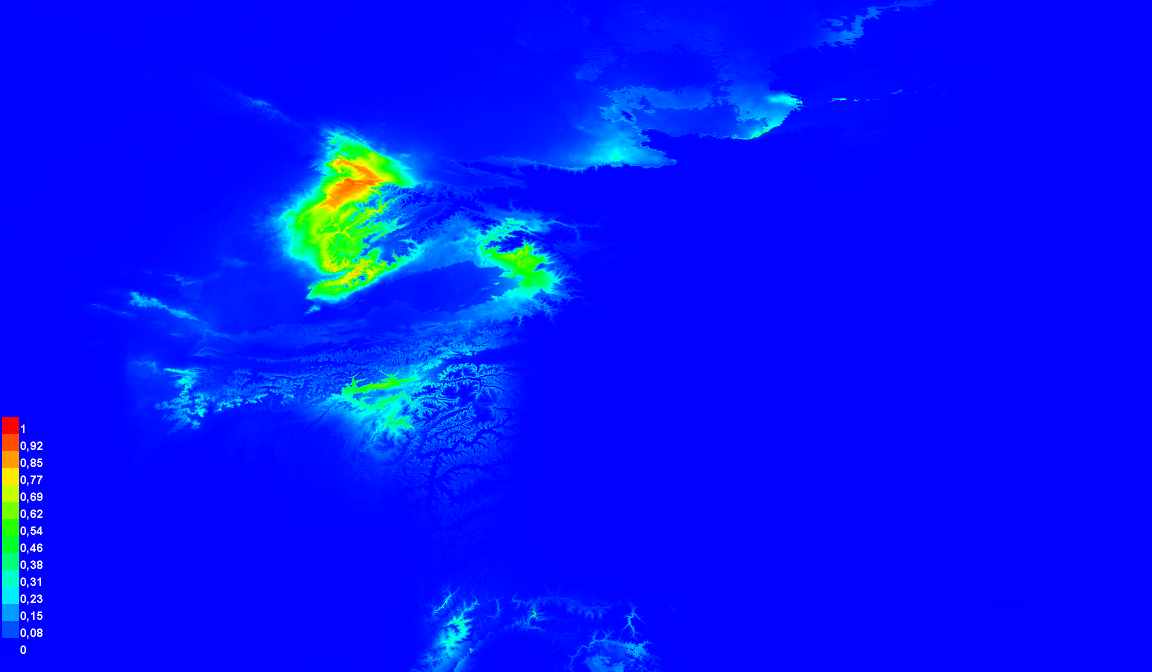
#> input picture 13. Processing files (PIL)/image.png, 2304 x 1344 px (shown at 1/2 size)
$ python HomeWork13.1.py
#> lines starting #> are read from the running program, lines starting #| are printed output that depends on the picture
from PIL import Image

image1 = Image.open('image.png')
#> image1 is the input picture: PIL image 2304x1344 RGB; mean R, G, B 2.1, 18.5, 250.5
print (image1.mode)
#| RGB
# RGB
print (image1.size)
#| (2304, 1344)
# (2304, 1344)
print (image1.format)
#| PNG
# PNG
with image1 as im:
    im.thumbnail((128, 128))
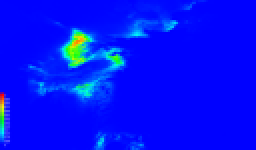
#> im: PIL image 128x75 RGB (shown 2 times larger); mean R, G, B 2.1, 18.5, 250.5
    im.save('image_thumbnail.jpg', "JPEG")
